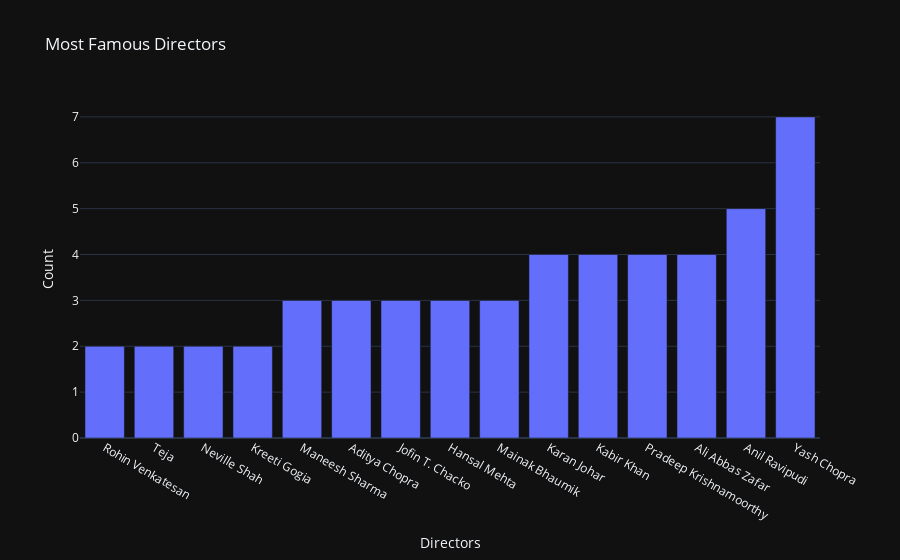

Write notebook code for a chart like this one.
### Code cell
#Looking closely at India
df_india=df[df['country'].str.contains('India',na=False)]
#For movies
df_india_movie=df_india[df_india['type']=='Movie']
#most popular directors by the number of movies
categories=", ".join(df_india_movie.director.fillna("")).split(", ")
counter_list=Counter(categories).most_common(15)
counter_list = [_ for _ in counter_list if _[0] != ""]
labels = [_[0] for _ in counter_list][::-1]
values = [_[1] for _ in counter_list][::-1]
trace=go.Bar(x=labels,y=values)
layout=go.Layout(template='plotly_dark',title='Most Famous Directors',xaxis=dict(title='Directors'),yaxis=dict(title='Count'))
fig=go.Figure(data=[trace],layout=layout)
fig.show()

### Figure 1 — Plotly figure (JSON) as saved in the notebook; plotly's stock layout.template omitted (floating-point values rounded to 4 significant figures)
{"data": [{"type": "bar", "x": ["Rohin Venkatesan", "Teja", "Neville Shah", "Kreeti Gogia", "Maneesh Sharma", "Aditya Chopra", "Jofin T. Chacko", "Hansal Mehta", "Mainak Bhaumik", "Karan Johar", "Kabir Khan", "Pradeep Krishnamoorthy", "Ali Abbas Zafar", "Anil Ravipudi", "Yash Chopra"], "y": [2, 2, 2, 2, 3, 3, 3, 3, 3, 4, 4, 4, 4, 5, 7]}], "layout": {"title": {"text": "Most Famous Directors"}, "xaxis": {"title": {"text": "Directors"}}, "yaxis": {"title": {"text": "Count"}}}}
